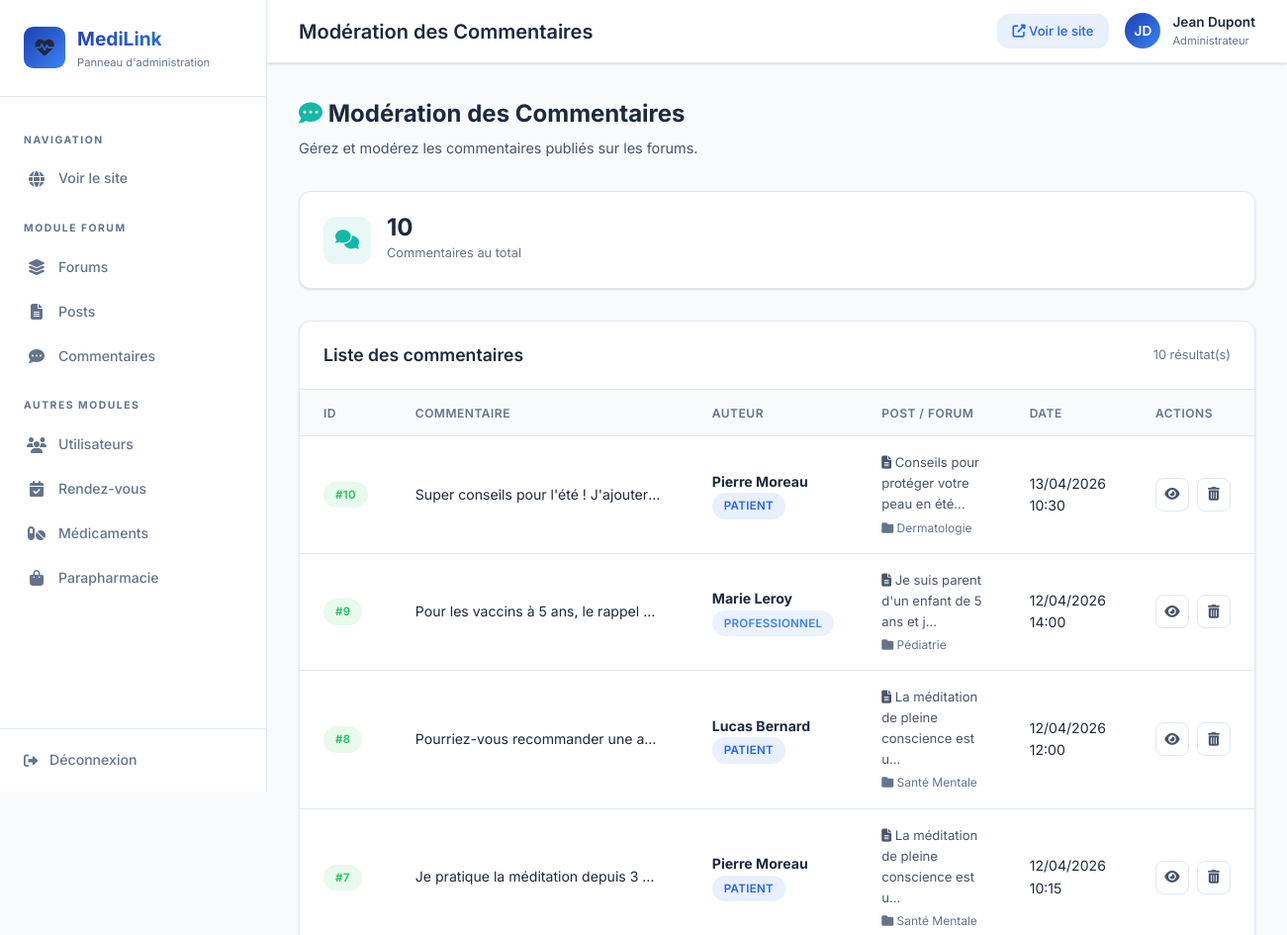
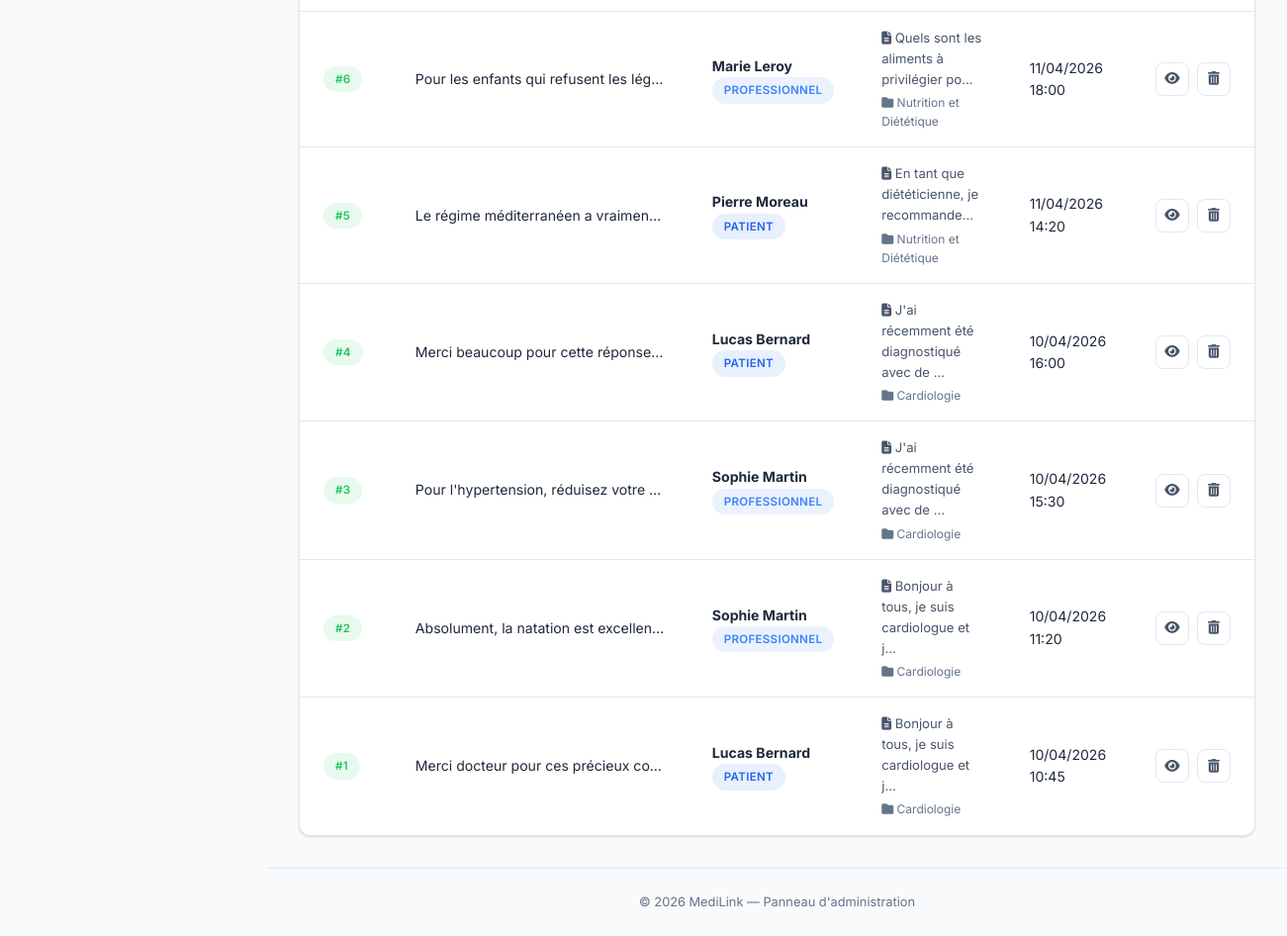
The app's page /index.php?controller=commentaire&action=adminList with its own data (2 pictures, top to bottom).
### tables this page shows
CREATE TABLE IF NOT EXISTS commentaire (
    id_commentaire INT AUTO_INCREMENT PRIMARY KEY,
    contenu TEXT NOT NULL,
    date_commentaire DATETIME DEFAULT CURRENT_TIMESTAMP,
    id_post INT NOT NULL,
    id_auteur INT NOT NULL,
    FOREIGN KEY (id_post) REFERENCES post(id_post) ON DELETE CASCADE,
    FOREIGN KEY (id_auteur) REFERENCES utilisateur(id) ON DELETE CASCADE
);

CREATE TABLE IF NOT EXISTS utilisateur (
    id INT AUTO_INCREMENT PRIMARY KEY,
    nom VARCHAR(100) NOT NULL,
    prenom VARCHAR(100) NOT NULL,
    email VARCHAR(150) NOT NULL UNIQUE,
    mot_de_passe VARCHAR(255) NOT NULL,
    telephone VARCHAR(20),
    statut_compte VARCHAR(20) DEFAULT 'actif',
    role ENUM('patient','professionnel','administrateur') NOT NULL,
    created_at DATETIME DEFAULT CURRENT_TIMESTAMP
);

CREATE TABLE IF NOT EXISTS post (
    id_post INT AUTO_INCREMENT PRIMARY KEY,
    contenu TEXT NOT NULL,
    date_publication DATETIME DEFAULT CURRENT_TIMESTAMP,
    id_forum INT NOT NULL,
    id_auteur INT NOT NULL,
    FOREIGN KEY (id_forum) REFERENCES forum(id_forum) ON DELETE CASCADE,
    FOREIGN KEY (id_auteur) REFERENCES utilisateur(id) ON DELETE CASCADE
);

CREATE TABLE IF NOT EXISTS forum (
    id_forum INT AUTO_INCREMENT PRIMARY KEY,
    titre VARCHAR(200) NOT NULL,
    description TEXT,
    created_at DATETIME DEFAULT CURRENT_TIMESTAMP
);

### Controller/CommentaireController.php (called while the page is built, shortened)
<?php
class CommentaireController {
    public function adminList(): void {
        $commentaires = Commentaire::readAll();
        require __DIR__ . '/../View/back_office/commentaire/list.php';
    }
}

### Model/Commentaire.php (called while the page is built, shortened)
<?php
class Commentaire {
    public static function readAll(): array {
        $pdo = Database::getConnection();
        $stmt = $pdo->query("
            SELECT c.*, u.nom AS auteur_nom, u.prenom AS auteur_prenom, u.role AS auteur_role,
                   p.contenu AS post_contenu, f.titre AS forum_titre
            FROM commentaire c
            JOIN utilisateur u ON c.id_auteur = u.id
            JOIN post p ON c.id_post = p.id_post
            JOIN forum f ON p.id_forum = f.id_forum
            ORDER BY c.date_commentaire DESC
        ");
        return $stmt->fetchAll();
    }
}

### View/back_office/commentaire/list.php (the view, shortened to what this page needs)
<?php
require __DIR__ . '/../../layout/back_header.php';
?>
<div class="admin-page-header">
    <div>
        <h2><i class="fas fa-comment-dots" style="color: var(--admin-teal);"></i> Modération des Commentaires</h2>
        <p>Gérez et modérez les commentaires publiés sur les forums.</p>
    </div>
</div>
<div class="stats-grid">
    <div class="stat-card">
        <div class="stat-icon teal"><i class="fas fa-comments"></i></div>
        <div class="stat-info">
            <h3><?= count($commentaires) ?></h3>
            <p>Commentaires au total</p>
        </div>
    </div>
</div>
<div class="table-card">
    <div class="table-header">
        <h3>Liste des commentaires</h3>
        <span style="font-size: 0.8rem; color: var(--admin-text-muted);"><?= count($commentaires) ?> résultat(s)</span>
    </div>
    <?php if (!empty($commentaires)): ?>
        <table class="admin-table">
            <thead>
                <tr>
                    <th>ID</th>
                    <th>Commentaire</th>
                    <th>Auteur</th>
                    <th>Post / Forum</th>
                    <th>Date</th>
                    <th>Actions</th>
                </tr>
            </thead>
            <tbody>
                <?php foreach ($commentaires as $c): ?>
                    <tr>
                        <td><span class="badge badge-green">#<?= $c['id_commentaire'] ?></span></td>
                        <td class="table-text-truncate"><?= htmlspecialchars(mb_substr($c['contenu'], 0, 100)) ?><?= mb_strlen($c['contenu']) > 100 ? '...' : '' ?></td>
                        <td>
                            <strong><?= htmlspecialchars($c['auteur_prenom'] . ' ' . $c['auteur_nom']) ?></strong>
                            <br>
                            <span class="badge badge-<?= $c['auteur_role'] === 'professionnel' ? 'blue' : ($c['auteur_role'] === 'administrateur' ? 'orange' : 'purple') ?>">
                                <?= htmlspecialchars($c['auteur_role']) ?>
                            </span>
                        </td>
                        <td>
                            <div style="font-size: 0.82rem;">
                                <div style="color: var(--admin-text-secondary);"><i class="fas fa-file-alt"></i> <?= htmlspecialchars(mb_substr($c['post_contenu'], 0, 40)) ?>...</div>
                                <div style="color: var(--admin-text-muted); font-size: 0.75rem; margin-top: 0.2rem;"><i class="fas fa-folder"></i> <?= htmlspecialchars($c['forum_titre']) ?></div>
                            </div>
                        </td>
                        <td><?= date('d/m/Y H:i', strtotime($c['date_commentaire'])) ?></td>
                        <td>
                            <div class="action-buttons">
                                <a href="index.php?controller=post&action=show&id=<?= $c['id_post'] ?>" class="btn-action" title="Voir le post">
                                    <i class="fas fa-eye"></i>
                                </a>
                                <button class="btn-action delete" title="Supprimer"
                                    onclick="confirmDelete('index.php?controller=commentaire&action=delete&id=<?= $c['id_commentaire'] ?>', 'ce commentaire')">
                                    <i class="fas fa-trash-alt"></i>
                                </button>
                            </div>
                        </td>
                    </tr>
                <?php endforeach; ?>
            </tbody>
        </table>
    <?php endif; ?>
</div>
<?php require __DIR__ . '/../../layout/back_footer.php'; ?>

### public/css/admin.css (style rules this page uses)
:root { --admin-bg: #f8fafc; --admin-sidebar: #ffffff; --admin-sidebar-hover: #eff6ff; --admin-card: #ffffff; --admin-border: #e2e8f0; --admin-text: #1e293b; --admin-text-secondary: #475569; --admin-text-muted: #64748b; --admin-accent: #2563eb; --admin-accent-light: rgba(37, 99, 235, 0.1); --admin-blue: #3b82f6; --admin-green: #22c55e; --admin-red: #ef4444; --admin-orange: #f97316; --admin-teal: #14b8a6; --admin-gradient: linear-gradient(135deg, #1e40af, #3b82f6); --admin-shadow: 0 1px 3px rgba(0, 0, 0, 0.08), 0 1px 2px rgba(0, 0, 0, 0.06); --admin-shadow-lg: 0 10px 25px rgba(0, 0, 0, 0.08); --admin-radius: 0.75rem; --admin-transition: all 0.25s ease; }
*, *::before, *::after { margin: 0; padding: 0; box-sizing: border-box; }
body.admin-body { font-family: 'Inter', sans-serif; background: var(--admin-bg); color: var(--admin-text); line-height: 1.6; min-height: 100vh; display: flex; }
a { text-decoration: none; }
.admin-page-header { display: flex; align-items: center; justify-content: space-between; margin-bottom: 2rem; flex-wrap: wrap; gap: 1rem; }
.admin-page-header h2 { font-size: 1.5rem; font-weight: 700; color: var(--admin-text); }
.admin-page-header p { font-size: 0.9rem; color: var(--admin-text-secondary); margin-top: 0.25rem; }
.stats-grid { display: grid; grid-template-columns: repeat(auto-fit, minmax(240px, 1fr)); gap: 1.25rem; margin-bottom: 2rem; }
.stat-card { background: var(--admin-card); border: 1px solid var(--admin-border); border-radius: var(--admin-radius); padding: 1.5rem; display: flex; align-items: center; gap: 1rem; box-shadow: var(--admin-shadow); transition: var(--admin-transition); }
.stat-icon { width: 48px; height: 48px; border-radius: var(--admin-radius); display: flex; align-items: center; justify-content: center; font-size: 1.2rem; flex-shrink: 0; }
.stat-icon.teal { background: rgba(20, 184, 166, 0.1); color: var(--admin-teal); }
.stat-info h3 { font-size: 1.5rem; font-weight: 700; color: var(--admin-text); line-height: 1; }
.stat-info p { font-size: 0.8rem; color: var(--admin-text-muted); margin-top: 0.25rem; }
.table-card { background: var(--admin-card); border: 1px solid var(--admin-border); border-radius: var(--admin-radius); box-shadow: var(--admin-shadow); overflow: hidden; }
.table-header { display: flex; align-items: center; justify-content: space-between; padding: 1.25rem 1.5rem; border-bottom: 1px solid var(--admin-border); }
.table-header h3 { font-size: 1.1rem; font-weight: 600; color: var(--admin-text); }
.admin-table { width: 100%; border-collapse: collapse; }
.admin-table thead { background: #f8fafc; }
.admin-table th { padding: 0.85rem 1.5rem; text-align: left; font-weight: 600; font-size: 0.75rem; text-transform: uppercase; letter-spacing: 0.5px; color: var(--admin-text-muted); border-bottom: 1px solid var(--admin-border); }
.admin-table td { padding: 1rem 1.5rem; font-size: 0.88rem; color: var(--admin-text); border-bottom: 1px solid var(--admin-border); vertical-align: middle; }
.admin-table tbody tr { transition: var(--admin-transition); }
.admin-table tbody tr:last-child td { border-bottom: none; }
.table-text-truncate { max-width: 300px; overflow: hidden; text-overflow: ellipsis; white-space: nowrap; }
.badge { display: inline-block; padding: 0.25rem 0.75rem; border-radius: 100px; font-size: 0.72rem; font-weight: 600; text-transform: uppercase; letter-spacing: 0.3px; }
.badge-purple { background: rgba(37, 99, 235, 0.1); color: var(--admin-accent); }
.badge-blue { background: rgba(59, 130, 246, 0.1); color: var(--admin-blue); }
.badge-green { background: rgba(34, 197, 94, 0.1); color: var(--admin-green); }
.action-buttons { display: flex; align-items: center; gap: 0.5rem; }
.btn-action { display: inline-flex; align-items: center; justify-content: center; width: 34px; height: 34px; border: 1px solid var(--admin-border); border-radius: 0.5rem; background: var(--admin-card); color: var(--admin-text-secondary); font-size: 0.85rem; cursor: pointer; transition: var(--admin-transition); }

### records on screen
commentaire: id_commentaire "10", contenu "Super conseils pour l'été ! J'ajouter…", id_auteur.nom "Pierre Moreau", id_auteur.role "PATIENT", id_post.contenu "Conseils pour protéger votre peau en été", forum.titre "Dermatologie", date_commentaire "13/04/2026 10:30"
commentaire: id_commentaire "9", contenu "Pour les vaccins à 5 ans, le rappel…", id_auteur.nom "Marie Leroy", id_auteur.role "PROFESSIONNEL", id_post.contenu "Je suis parent d'un enfant de 5 ans et j", forum.titre "Pédiatrie", date_commentaire "12/04/2026 14:00"
commentaire: id_commentaire "8", contenu "Pourriez-vous recommander une a…", id_auteur.nom "Lucas Bernard", id_auteur.role "PATIENT", id_post.contenu "La méditation de pleine conscience est u", forum.titre "Santé Mentale", date_commentaire "12/04/2026 12:00"
commentaire: id_commentaire "7", contenu "Je pratique la méditation depuis 3…", id_auteur.nom "Pierre Moreau", id_auteur.role "PATIENT", id_post.contenu "La méditation de pleine conscience est u", forum.titre "Santé Mentale", date_commentaire "12/04/2026 10:15"
commentaire: id_commentaire "6", contenu "Pour les enfants qui refusent les lég…", id_auteur.nom "Marie Leroy", id_auteur.role "PROFESSIONNEL", id_post.contenu "Quels sont les aliments à privilégier po", forum.titre "Nutrition et Diététique", date_commentaire "11/04/2026 18:00"
commentaire: id_commentaire "5", contenu "Le régime méditerranéen a vraimen…", id_auteur.nom "Pierre Moreau", id_auteur.role "PATIENT", id_post.contenu "En tant que diététicienne, je recommande", forum.titre "Nutrition et Diététique", date_commentaire "11/04/2026 14:20"
commentaire: id_commentaire "4", contenu "Merci beaucoup pour cette réponse…", id_auteur.nom "Lucas Bernard", id_auteur.role "PATIENT", id_post.contenu "J'ai récemment été diagnostiqué avec de", forum.titre "Cardiologie", date_commentaire "10/04/2026 16:00"
commentaire: id_commentaire "3", contenu "Pour l'hypertension, réduisez votre…", id_auteur.nom "Sophie Martin", id_auteur.role "PROFESSIONNEL", id_post.contenu "J'ai récemment été diagnostiqué avec de", forum.titre "Cardiologie", date_commentaire "10/04/2026 15:30"
commentaire: id_commentaire "2", contenu "Absolument, la natation est excellen…", id_auteur.nom "Sophie Martin", id_auteur.role "PROFESSIONNEL", id_post.contenu "Bonjour à tous, je suis cardiologue et j", forum.titre "Cardiologie", date_commentaire "10/04/2026 11:20"
commentaire: id_commentaire "1", contenu "Merci docteur pour ces précieux co…", id_auteur.nom "Lucas Bernard", id_auteur.role "PATIENT", id_post.contenu "Bonjour à tous, je suis cardiologue et j", forum.titre "Cardiologie", date_commentaire "10/04/2026 10:45"

### other values on screen
$pageTitle "Modération des Commentaires"
count($commentaires) "10"
